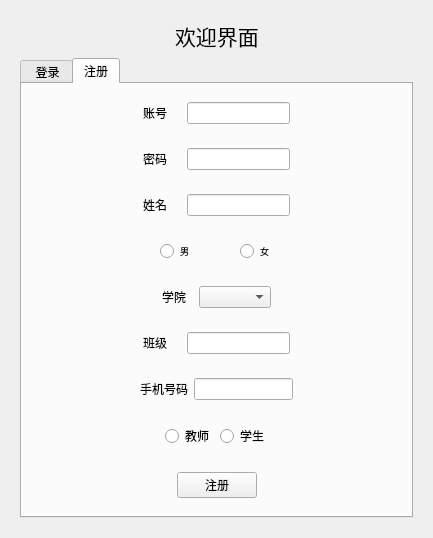
<?xml version="1.0" encoding="UTF-8"?>
<ui version="4.0">
 <class>MainWindow</class>
 <widget class="QDialog" name="MainWindow">
  <property name="geometry">
   <rect>
    <x>0</x>
    <y>0</y>
    <width>433</width>
    <height>526</height>
   </rect>
  </property>
  <property name="windowTitle">
   <string>MainWindow</string>
  </property>
  <property name="windowIcon">
   <iconset resource="resources.qrc">
    <normaloff>:/image/CNUlibrary.jpg</normaloff>:/image/CNUlibrary.jpg</iconset>
  </property>
  <layout class="QGridLayout" name="gridLayout_6">
   <item row="0" column="0">
    <widget class="QWidget" name="widget_3" native="true">
     <layout class="QGridLayout" name="gridLayout">
      <item row="0" column="3">
       <spacer name="horizontalSpacer_2">
        <property name="orientation">
         <enum>Qt::Horizontal</enum>
        </property>
        <property name="sizeHint" stdset="0">
         <size>
          <width>40</width>
          <height>20</height>
         </size>
        </property>
       </spacer>
      </item>
      <item row="0" column="2">
       <widget class="QLabel" name="label_3">
        <property name="font">
         <font>
          <family>Arial Black</family>
          <pointsize>16</pointsize>
         </font>
        </property>
        <property name="text">
         <string>欢迎界面</string>
        </property>
       </widget>
      </item>
      <item row="0" column="1">
       <spacer name="horizontalSpacer">
        <property name="orientation">
         <enum>Qt::Horizontal</enum>
        </property>
        <property name="sizeHint" stdset="0">
         <size>
          <width>40</width>
          <height>20</height>
         </size>
        </property>
       </spacer>
      </item>
      <item row="1" column="1" colspan="3">
       <widget class="QTabWidget" name="tabWidget">
        <property name="currentIndex">
         <number>1</number>
        </property>
        <widget class="QWidget" name="tab">
         <attribute name="title">
          <string> 登录</string>
         </attribute>
         <layout class="QGridLayout" name="gridLayout_5">
          <item row="4" column="0">
           <widget class="QWidget" name="widget" native="true">
            <layout class="QGridLayout" name="gridLayout_2">
             <item row="0" column="1">
              <widget class="QPushButton" name="pushButton">
               <property name="text">
                <string> 登录</string>
               </property>
              </widget>
             </item>
             <item row="0" column="0">
              <spacer name="horizontalSpacer_9">
               <property name="orientation">
                <enum>Qt::Horizontal</enum>
               </property>
               <property name="sizeHint" stdset="0">
                <size>
                 <width>40</width>
                 <height>20</height>
                </size>
               </property>
              </spacer>
             </item>
             <item row="0" column="2">
              <spacer name="horizontalSpacer_10">
               <property name="orientation">
                <enum>Qt::Horizontal</enum>
               </property>
               <property name="sizeHint" stdset="0">
                <size>
                 <width>40</width>
                 <height>20</height>
                </size>
               </property>
              </spacer>
             </item>
             <item row="1" column="1">
              <spacer name="verticalSpacer_2">
               <property name="orientation">
                <enum>Qt::Vertical</enum>
               </property>
               <property name="sizeHint" stdset="0">
                <size>
                 <width>20</width>
                 <height>40</height>
                </size>
               </property>
              </spacer>
             </item>
            </layout>
           </widget>
          </item>
          <item row="0" column="0">
           <widget class="QWidget" name="widget_4" native="true">
            <layout class="QGridLayout" name="gridLayout_4">
             <item row="3" column="2">
              <widget class="QLineEdit" name="password"/>
             </item>
             <item row="3" column="3">
              <spacer name="horizontalSpacer_6">
               <property name="orientation">
                <enum>Qt::Horizontal</enum>
               </property>
               <property name="sizeHint" stdset="0">
                <size>
                 <width>40</width>
                 <height>20</height>
                </size>
               </property>
              </spacer>
             </item>
             <item row="3" column="0">
              <spacer name="horizontalSpacer_4">
               <property name="orientation">
                <enum>Qt::Horizontal</enum>
               </property>
               <property name="sizeHint" stdset="0">
                <size>
                 <width>40</width>
                 <height>20</height>
                </size>
               </property>
              </spacer>
             </item>
             <item row="1" column="1">
              <widget class="QLabel" name="label">
               <property name="text">
                <string>账号</string>
               </property>
              </widget>
             </item>
             <item row="1" column="0">
              <spacer name="horizontalSpacer_3">
               <property name="orientation">
                <enum>Qt::Horizontal</enum>
               </property>
               <property name="sizeHint" stdset="0">
                <size>
                 <width>40</width>
                 <height>20</height>
                </size>
               </property>
              </spacer>
             </item>
             <item row="1" column="2">
              <widget class="QLineEdit" name="ID"/>
             </item>
             <item row="3" column="1">
              <widget class="QLabel" name="label_2">
               <property name="text">
                <string>密码</string>
               </property>
              </widget>
             </item>
             <item row="1" column="3">
              <spacer name="horizontalSpacer_5">
               <property name="orientation">
                <enum>Qt::Horizontal</enum>
               </property>
               <property name="sizeHint" stdset="0">
                <size>
                 <width>40</width>
                 <height>20</height>
                </size>
               </property>
              </spacer>
             </item>
             <item row="0" column="2">
              <spacer name="verticalSpacer">
               <property name="orientation">
                <enum>Qt::Vertical</enum>
               </property>
               <property name="sizeHint" stdset="0">
                <size>
                 <width>20</width>
                 <height>40</height>
                </size>
               </property>
              </spacer>
             </item>
             <item row="2" column="2">
              <spacer name="verticalSpacer_5">
               <property name="orientation">
                <enum>Qt::Vertical</enum>
               </property>
               <property name="sizeHint" stdset="0">
                <size>
                 <width>20</width>
                 <height>40</height>
                </size>
               </property>
              </spacer>
             </item>
            </layout>
           </widget>
          </item>
          <item row="2" column="0">
           <widget class="QWidget" name="widget_2" native="true">
            <layout class="QGridLayout" name="gridLayout_3">
             <item row="1" column="1">
              <widget class="QRadioButton" name="checkBoxAdmin">
               <property name="text">
                <string>管理员</string>
               </property>
              </widget>
             </item>
             <item row="0" column="2">
              <spacer name="verticalSpacer_3">
               <property name="orientation">
                <enum>Qt::Vertical</enum>
               </property>
               <property name="sizeHint" stdset="0">
                <size>
                 <width>20</width>
                 <height>40</height>
                </size>
               </property>
              </spacer>
             </item>
             <item row="1" column="0">
              <spacer name="horizontalSpacer_7">
               <property name="orientation">
                <enum>Qt::Horizontal</enum>
               </property>
               <property name="sizeHint" stdset="0">
                <size>
                 <width>40</width>
                 <height>20</height>
                </size>
               </property>
              </spacer>
             </item>
             <item row="1" column="2">
              <widget class="QRadioButton" name="checkBoxTea">
               <property name="text">
                <string>教师</string>
               </property>
              </widget>
             </item>
             <item row="1" column="4">
              <spacer name="horizontalSpacer_8">
               <property name="orientation">
                <enum>Qt::Horizontal</enum>
               </property>
               <property name="sizeHint" stdset="0">
                <size>
                 <width>40</width>
                 <height>20</height>
                </size>
               </property>
              </spacer>
             </item>
             <item row="1" column="3">
              <widget class="QRadioButton" name="checkBoxStu">
               <property name="text">
                <string>学生</string>
               </property>
              </widget>
             </item>
            </layout>
           </widget>
          </item>
          <item row="3" column="0">
           <spacer name="verticalSpacer_4">
            <property name="orientation">
             <enum>Qt::Vertical</enum>
            </property>
            <property name="sizeHint" stdset="0">
             <size>
              <width>20</width>
              <height>40</height>
             </size>
            </property>
           </spacer>
          </item>
         </layout>
        </widget>
        <widget class="QWidget" name="tab_2">
         <attribute name="title">
          <string>注册</string>
         </attribute>
         <layout class="QGridLayout" name="gridLayout_13">
          <item row="6" column="0">
           <widget class="QWidget" name="widget_12" native="true">
            <layout class="QGridLayout" name="gridLayout_15">
             <item row="0" column="1">
              <widget class="QLabel" name="label_9">
               <property name="font">
                <font>
                 <pointsize>9</pointsize>
                </font>
               </property>
               <property name="text">
                <string>手机号码</string>
               </property>
              </widget>
             </item>
             <item row="0" column="3">
              <spacer name="horizontalSpacer_30">
               <property name="orientation">
                <enum>Qt::Horizontal</enum>
               </property>
               <property name="sizeHint" stdset="0">
                <size>
                 <width>40</width>
                 <height>20</height>
                </size>
               </property>
              </spacer>
             </item>
             <item row="0" column="2">
              <widget class="QLineEdit" name="telphoneNum">
               <property name="font">
                <font>
                 <pointsize>7</pointsize>
                </font>
               </property>
              </widget>
             </item>
             <item row="0" column="0">
              <spacer name="horizontalSpacer_29">
               <property name="orientation">
                <enum>Qt::Horizontal</enum>
               </property>
               <property name="sizeHint" stdset="0">
                <size>
                 <width>40</width>
                 <height>20</height>
                </size>
               </property>
              </spacer>
             </item>
            </layout>
           </widget>
          </item>
          <item row="8" column="0">
           <widget class="QWidget" name="widget_5" native="true">
            <layout class="QGridLayout" name="gridLayout_7">
             <item row="0" column="6">
              <spacer name="horizontalSpacer_22">
               <property name="orientation">
                <enum>Qt::Horizontal</enum>
               </property>
               <property name="sizeHint" stdset="0">
                <size>
                 <width>40</width>
                 <height>20</height>
                </size>
               </property>
              </spacer>
             </item>
             <item row="0" column="1">
              <spacer name="horizontalSpacer_23">
               <property name="orientation">
                <enum>Qt::Horizontal</enum>
               </property>
               <property name="sizeHint" stdset="0">
                <size>
                 <width>40</width>
                 <height>20</height>
                </size>
               </property>
              </spacer>
             </item>
             <item row="0" column="3">
              <widget class="QPushButton" name="pushButton_2">
               <property name="text">
                <string>注册</string>
               </property>
              </widget>
             </item>
             <item row="0" column="2">
              <spacer name="horizontalSpacer_25">
               <property name="orientation">
                <enum>Qt::Horizontal</enum>
               </property>
               <property name="sizeHint" stdset="0">
                <size>
                 <width>40</width>
                 <height>20</height>
                </size>
               </property>
              </spacer>
             </item>
             <item row="0" column="5">
              <spacer name="horizontalSpacer_24">
               <property name="orientation">
                <enum>Qt::Horizontal</enum>
               </property>
               <property name="sizeHint" stdset="0">
                <size>
                 <width>40</width>
                 <height>20</height>
                </size>
               </property>
              </spacer>
             </item>
             <item row="0" column="0">
              <spacer name="horizontalSpacer_21">
               <property name="orientation">
                <enum>Qt::Horizontal</enum>
               </property>
               <property name="sizeHint" stdset="0">
                <size>
                 <width>40</width>
                 <height>20</height>
                </size>
               </property>
              </spacer>
             </item>
             <item row="0" column="4">
              <spacer name="horizontalSpacer_26">
               <property name="orientation">
                <enum>Qt::Horizontal</enum>
               </property>
               <property name="sizeHint" stdset="0">
                <size>
                 <width>40</width>
                 <height>20</height>
                </size>
               </property>
              </spacer>
             </item>
            </layout>
           </widget>
          </item>
          <item row="7" column="0">
           <widget class="QWidget" name="widget_14" native="true">
            <layout class="QGridLayout" name="gridLayout_16">
             <item row="0" column="2">
              <widget class="QRadioButton" name="checkBoxStu_2">
               <property name="text">
                <string>学生</string>
               </property>
              </widget>
             </item>
             <item row="0" column="0">
              <spacer name="horizontalSpacer_32">
               <property name="orientation">
                <enum>Qt::Horizontal</enum>
               </property>
               <property name="sizeHint" stdset="0">
                <size>
                 <width>40</width>
                 <height>20</height>
                </size>
               </property>
              </spacer>
             </item>
             <item row="0" column="1">
              <widget class="QRadioButton" name="checkBoxTea_2">
               <property name="text">
                <string>教师</string>
               </property>
              </widget>
             </item>
             <item row="0" column="3">
              <spacer name="horizontalSpacer_31">
               <property name="orientation">
                <enum>Qt::Horizontal</enum>
               </property>
               <property name="sizeHint" stdset="0">
                <size>
                 <width>40</width>
                 <height>20</height>
                </size>
               </property>
              </spacer>
             </item>
            </layout>
           </widget>
          </item>
          <item row="1" column="0">
           <widget class="QWidget" name="widget_8" native="true">
            <layout class="QGridLayout" name="gridLayout_9">
             <item row="0" column="1">
              <widget class="QLabel" name="label_5">
               <property name="font">
                <font>
                 <pointsize>9</pointsize>
                </font>
               </property>
               <property name="text">
                <string>密码    </string>
               </property>
              </widget>
             </item>
             <item row="0" column="2">
              <widget class="QLineEdit" name="password_2">
               <property name="font">
                <font>
                 <pointsize>7</pointsize>
                </font>
               </property>
              </widget>
             </item>
             <item row="0" column="0">
              <spacer name="horizontalSpacer_13">
               <property name="orientation">
                <enum>Qt::Horizontal</enum>
               </property>
               <property name="sizeHint" stdset="0">
                <size>
                 <width>40</width>
                 <height>20</height>
                </size>
               </property>
              </spacer>
             </item>
             <item row="0" column="3">
              <spacer name="horizontalSpacer_14">
               <property name="orientation">
                <enum>Qt::Horizontal</enum>
               </property>
               <property name="sizeHint" stdset="0">
                <size>
                 <width>40</width>
                 <height>20</height>
                </size>
               </property>
              </spacer>
             </item>
            </layout>
           </widget>
          </item>
          <item row="0" column="0">
           <widget class="QWidget" name="widget_6" native="true">
            <layout class="QGridLayout" name="gridLayout_8">
             <item row="0" column="1">
              <widget class="QLabel" name="label_4">
               <property name="font">
                <font>
                 <pointsize>9</pointsize>
                </font>
               </property>
               <property name="text">
                <string>账号    </string>
               </property>
              </widget>
             </item>
             <item row="0" column="0">
              <spacer name="horizontalSpacer_11">
               <property name="orientation">
                <enum>Qt::Horizontal</enum>
               </property>
               <property name="sizeHint" stdset="0">
                <size>
                 <width>40</width>
                 <height>20</height>
                </size>
               </property>
              </spacer>
             </item>
             <item row="0" column="2">
              <widget class="QLineEdit" name="ID_2">
               <property name="font">
                <font>
                 <pointsize>7</pointsize>
                </font>
               </property>
              </widget>
             </item>
             <item row="0" column="3">
              <spacer name="horizontalSpacer_12">
               <property name="orientation">
                <enum>Qt::Horizontal</enum>
               </property>
               <property name="sizeHint" stdset="0">
                <size>
                 <width>40</width>
                 <height>20</height>
                </size>
               </property>
              </spacer>
             </item>
            </layout>
           </widget>
          </item>
          <item row="5" column="0">
           <widget class="QWidget" name="widget_11" native="true">
            <layout class="QGridLayout" name="gridLayout_14">
             <item row="0" column="0">
              <spacer name="horizontalSpacer_27">
               <property name="orientation">
                <enum>Qt::Horizontal</enum>
               </property>
               <property name="sizeHint" stdset="0">
                <size>
                 <width>40</width>
                 <height>20</height>
                </size>
               </property>
              </spacer>
             </item>
             <item row="0" column="1">
              <widget class="QLabel" name="label_8">
               <property name="font">
                <font>
                 <pointsize>9</pointsize>
                </font>
               </property>
               <property name="text">
                <string>班级    </string>
               </property>
              </widget>
             </item>
             <item row="0" column="2">
              <widget class="QLineEdit" name="classID">
               <property name="font">
                <font>
                 <pointsize>7</pointsize>
                </font>
               </property>
              </widget>
             </item>
             <item row="0" column="3">
              <spacer name="horizontalSpacer_28">
               <property name="orientation">
                <enum>Qt::Horizontal</enum>
               </property>
               <property name="sizeHint" stdset="0">
                <size>
                 <width>40</width>
                 <height>20</height>
                </size>
               </property>
              </spacer>
             </item>
            </layout>
           </widget>
          </item>
          <item row="3" column="0">
           <widget class="QWidget" name="widget_7" native="true">
            <layout class="QGridLayout" name="gridLayout_11">
             <item row="0" column="0">
              <spacer name="horizontalSpacer_17">
               <property name="orientation">
                <enum>Qt::Horizontal</enum>
               </property>
               <property name="sizeHint" stdset="0">
                <size>
                 <width>40</width>
                 <height>20</height>
                </size>
               </property>
              </spacer>
             </item>
             <item row="0" column="1">
              <widget class="QRadioButton" name="radioButtonmale">
               <property name="font">
                <font>
                 <pointsize>7</pointsize>
                </font>
               </property>
               <property name="text">
                <string>男                </string>
               </property>
               <property name="autoRepeatDelay">
                <number>300</number>
               </property>
              </widget>
             </item>
             <item row="0" column="2">
              <widget class="QRadioButton" name="radioButtonfemale">
               <property name="font">
                <font>
                 <pointsize>7</pointsize>
                </font>
               </property>
               <property name="text">
                <string>女</string>
               </property>
              </widget>
             </item>
             <item row="0" column="3">
              <spacer name="horizontalSpacer_18">
               <property name="orientation">
                <enum>Qt::Horizontal</enum>
               </property>
               <property name="sizeHint" stdset="0">
                <size>
                 <width>40</width>
                 <height>20</height>
                </size>
               </property>
              </spacer>
             </item>
            </layout>
           </widget>
          </item>
          <item row="2" column="0">
           <widget class="QWidget" name="widget_9" native="true">
            <layout class="QGridLayout" name="gridLayout_10">
             <item row="0" column="2">
              <widget class="QLineEdit" name="name">
               <property name="font">
                <font>
                 <pointsize>7</pointsize>
                </font>
               </property>
              </widget>
             </item>
             <item row="0" column="0">
              <spacer name="horizontalSpacer_15">
               <property name="orientation">
                <enum>Qt::Horizontal</enum>
               </property>
               <property name="sizeHint" stdset="0">
                <size>
                 <width>40</width>
                 <height>20</height>
                </size>
               </property>
              </spacer>
             </item>
             <item row="0" column="1">
              <widget class="QLabel" name="label_6">
               <property name="font">
                <font>
                 <pointsize>9</pointsize>
                </font>
               </property>
               <property name="text">
                <string>姓名    </string>
               </property>
              </widget>
             </item>
             <item row="0" column="3">
              <spacer name="horizontalSpacer_16">
               <property name="orientation">
                <enum>Qt::Horizontal</enum>
               </property>
               <property name="sizeHint" stdset="0">
                <size>
                 <width>40</width>
                 <height>20</height>
                </size>
               </property>
              </spacer>
             </item>
            </layout>
           </widget>
          </item>
          <item row="4" column="0">
           <widget class="QWidget" name="widget_10" native="true">
            <layout class="QGridLayout" name="gridLayout_12">
             <item row="0" column="0">
              <spacer name="horizontalSpacer_19">
               <property name="orientation">
                <enum>Qt::Horizontal</enum>
               </property>
               <property name="sizeHint" stdset="0">
                <size>
                 <width>40</width>
                 <height>20</height>
                </size>
               </property>
              </spacer>
             </item>
             <item row="0" column="3">
              <spacer name="horizontalSpacer_20">
               <property name="orientation">
                <enum>Qt::Horizontal</enum>
               </property>
               <property name="sizeHint" stdset="0">
                <size>
                 <width>40</width>
                 <height>20</height>
                </size>
               </property>
              </spacer>
             </item>
             <item row="0" column="2">
              <widget class="QComboBox" name="comboBox">
               <property name="font">
                <font>
                 <pointsize>9</pointsize>
                </font>
               </property>
              </widget>
             </item>
             <item row="0" column="1">
              <widget class="QLabel" name="label_7">
               <property name="font">
                <font>
                 <pointsize>9</pointsize>
                </font>
               </property>
               <property name="text">
                <string>学院  </string>
               </property>
              </widget>
             </item>
            </layout>
           </widget>
          </item>
         </layout>
        </widget>
       </widget>
      </item>
     </layout>
    </widget>
   </item>
  </layout>
 </widget>
 <resources>
  <include location="resources.qrc"/>
 </resources>
 <connections/>
</ui>
